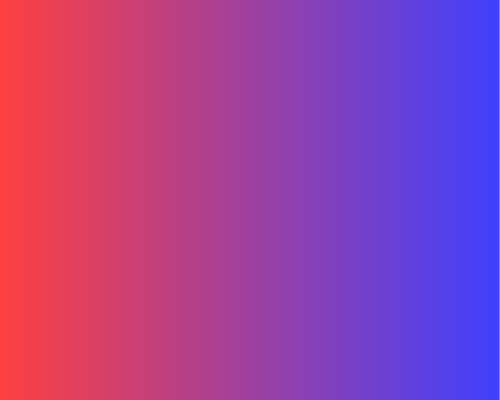
Frame 1 (no input)
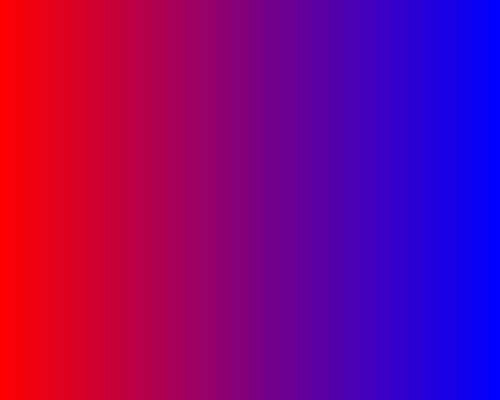
Frame 60 (no input)
Frame 120 (the mouse pressed at the canvas centre since frame 60): identical to frame 60, image omitted

The p5.js sketch that drew these frames (run headless with seeded random() and noise() and a simulated clock; from frame 60 on, the mouse is pressed at the canvas centre):

// p5.js sketch
// ── sketch.js
function setup() {
createCanvas(500, 400);
}
function draw() {
// Degradado horizontal rojo -> azul
for (let i = 0; i < width; i++) {
let t = i / width; // t va de 0 a 1
let r = lerp(255, 0, t); // rojo disminuye
let g = 0;
let b = lerp(0, 255, t); // azul aumenta
stroke(r, g, b);
line(i, 0, i, height);
}
}
